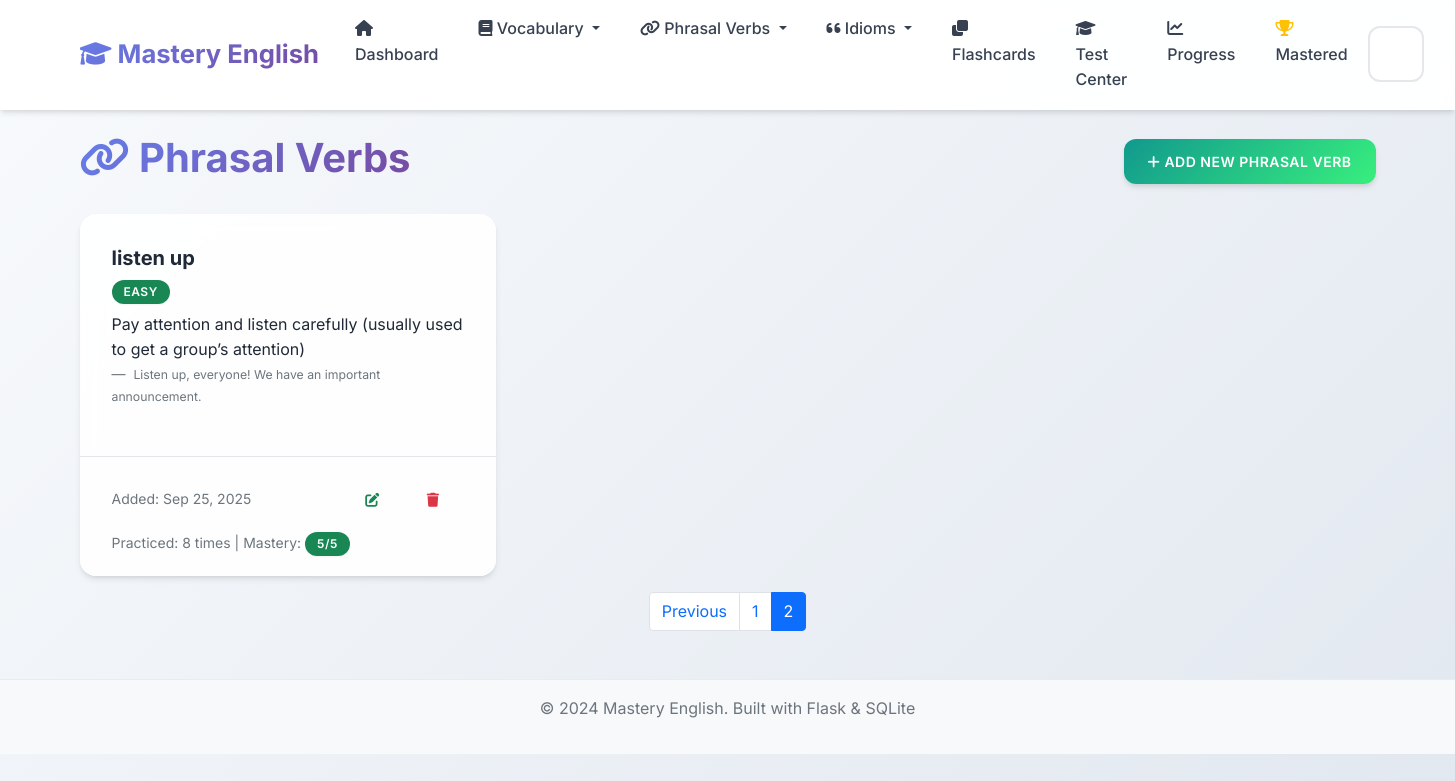
The app's page /phrasal-verbs?page=2, older data.
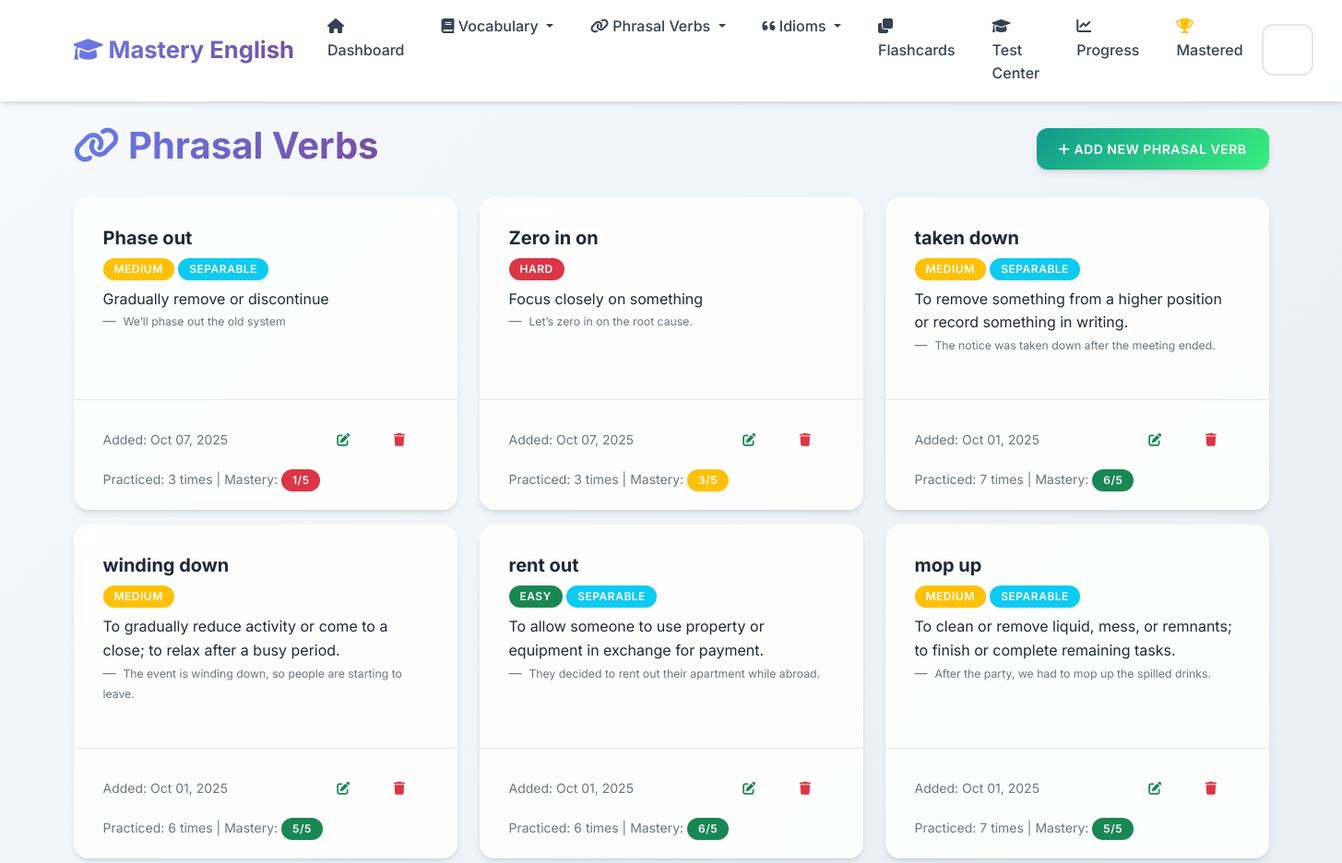
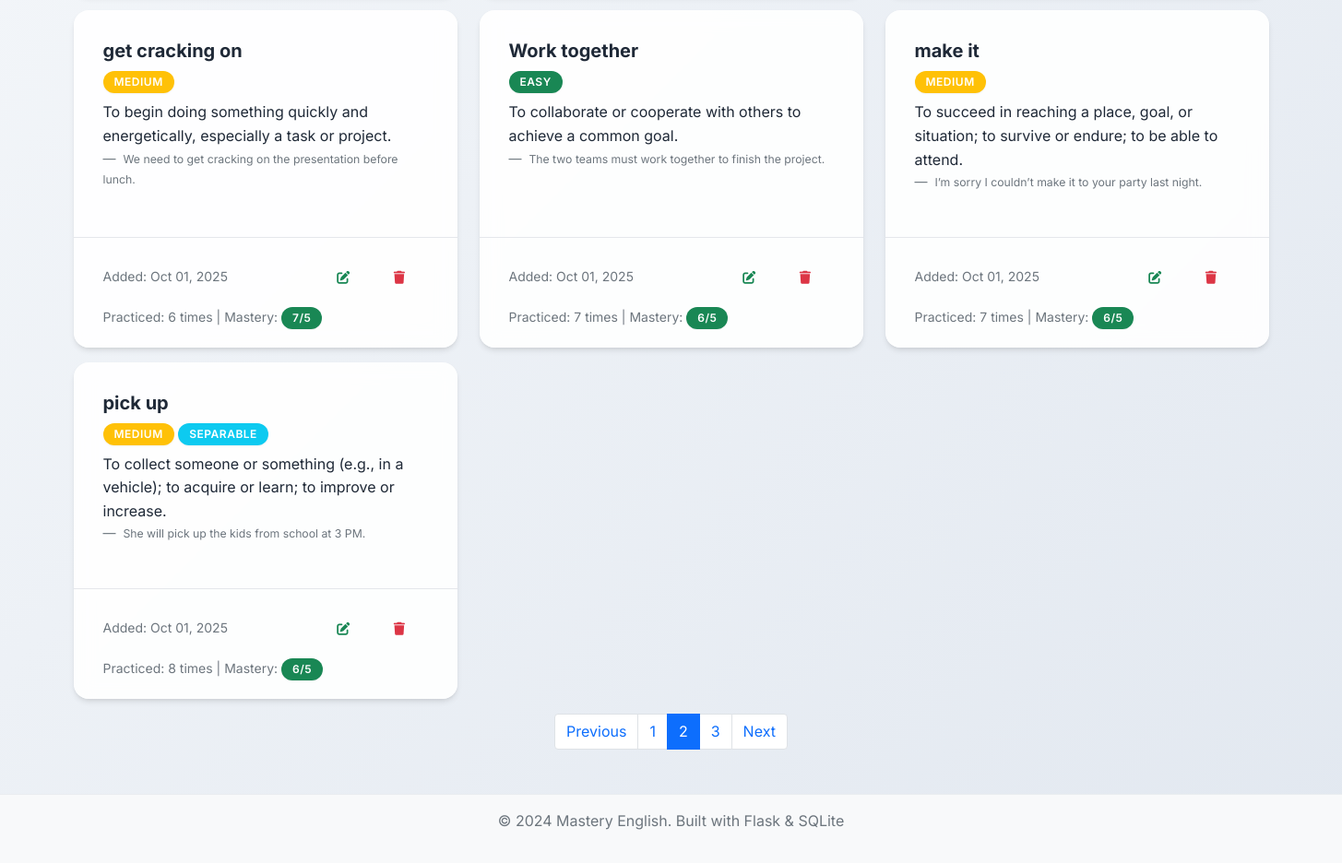
The same page, newer data (2 pictures, top to bottom).
### app.py (models this page shows, shortened)
class PhrasalVerb(db.Model):
    __tablename__ = 'phrasal_verbs'
    id = db.Column(db.Integer, primary_key=True)
    phrasal_verb = db.Column(db.String(100), nullable=False)
    meaning = db.Column(db.Text, nullable=False)
    example_sentence = db.Column(db.Text)
    separable = db.Column(db.Boolean, default=False)
    difficulty_level = db.Column(db.String(20), default='medium')
    date_added = db.Column(db.DateTime, default=datetime.utcnow)
    times_practiced = db.Column(db.Integer, default=0)
    last_practiced = db.Column(db.DateTime)
    mastery_level = db.Column(db.Integer, default=0)

### app.py (the view)
@app.route('/phrasal-verbs')
def phrasal_verbs_list():
    page = request.args.get('page', 1, type=int)
    phrasal_verbs = PhrasalVerb.query.order_by(PhrasalVerb.date_added.desc()).paginate(
        page=page, per_page=10, error_out=False)
    return render_template('phrasal_verbs_list.html', phrasal_verbs=phrasal_verbs)

### templates/phrasal_verbs_list.html (shortened to what the changed rows need)
{% extends "base.html" %}
{% block content %}
<div class="row">
    <div class="col-12">
        <div class="d-flex justify-content-between align-items-center mb-4">
            <h1>
                <i class="fas fa-link"></i> Phrasal Verbs
            </h1>
        </div>
    </div>
</div>
{% if phrasal_verbs.items %}
    <div class="row">
        {% for phrasal in phrasal_verbs.items %}
            <div class="col-md-6 col-lg-4 mb-3">
                <div class="card h-100">
                    <div class="card-body">
                        <h5 class="card-title">{{ phrasal.phrasal_verb }}</h5>
                        <span class="badge bg-{% if phrasal.difficulty_level == 'easy' %}success{% elif phrasal.difficulty_level == 'hard' %}danger{% else %}warning{% endif %} mb-2">
                            {{ phrasal.difficulty_level.title() }}
                        </span>
                        {% if phrasal.separable %}
                            <span class="badge bg-info mb-2">Separable</span>
                        {% endif %}
                        <p class="card-text">{{ phrasal.meaning }}</p>
                        {% if phrasal.example_sentence %}
                            <blockquote class="blockquote-footer">
                                <small>{{ phrasal.example_sentence }}</small>
                            </blockquote>
                        {% endif %}
                    </div>
                    <div class="card-footer bg-transparent">
                        <div class="d-flex justify-content-between align-items-center">
                            <small class="text-muted">
                                Added: {{ phrasal.date_added.strftime('%b %d, %Y') }}
                            </small>
                            <div class="btn-group" role="group">
                                <a href="{{ url_for('edit_phrasal_verb', id=phrasal.id) }}" class="btn btn-sm btn-outline-success">
                                    <i class="fas fa-edit"></i>
                                </a>
                                <button type="button" class="btn btn-sm btn-outline-danger" onclick="confirmDelete('{{ phrasal.phrasal_verb }}', '{{ url_for('delete_phrasal_verb', id=phrasal.id) }}')">
                                    <i class="fas fa-trash"></i>
                                </button>
                            </div>
                        </div>
                        {% if phrasal.times_practiced > 0 %}
                            <div class="mt-2">
                                <small class="text-muted">
                                    Practiced: {{ phrasal.times_practiced }} times
                                    | Mastery:
                                    <span class="badge bg-{% if phrasal.mastery_level >= 4 %}success{% elif phrasal.mastery_level >= 2 %}warning{% else %}danger{% endif %}">
                                        {{ phrasal.mastery_level }}/5
                                    </span>
                                </small>
                            </div>
                        {% endif %}
                    </div>
                </div>
            </div>
        {% endfor %}
    </div>
    {% if phrasal_verbs.pages > 1 %}
        <nav aria-label="Page navigation">
            <ul class="pagination justify-content-center">
                {% for page_num in phrasal_verbs.iter_pages() %}
                    {% if page_num %}
                        {% if page_num != phrasal_verbs.page %}
                            <li class="page-item">
                                <a class="page-link" href="{{ url_for('phrasal_verbs_list', page=page_num) }}">{{ page_num }}</a>
                            </li>
                        {% else %}
                            <li class="page-item active">
                                <span class="page-link">{{ page_num }}</span>
                            </li>
                        {% endif %}
                    {% else %}
                        <li class="page-item disabled">
                            <span class="page-link">...</span>
                        </li>
                    {% endif %}
                {% endfor %}
                {% if phrasal_verbs.has_next %}
                    <li class="page-item">
                        <a class="page-link" href="{{ url_for('phrasal_verbs_list', page=phrasal_verbs.next_num) }}">Next</a>
                    </li>
                {% endif %}
            </ul>
        </nav>
    {% endif %}
{% endif %}
{% endblock %}

Row changes from the older to the newer data that the page shows:
no longer on this page (row edited): PhrasalVerb: phrasal_verb "listen up", difficulty_level "EASY", meaning "Pay attention and listen carefully (usually used to get a group’s attention)", example_sentence "Listen up, everyone! We have an important announcement.", date_added "Sep 25, 2025", times_practiced "8", mastery_level "5"
added PhrasalVerb: phrasal_verb "Phase out", difficulty_level "MEDIUM", separable "SEPARABLE", meaning "Gradually remove or discontinue", example_sentence "We’ll phase out the old system", date_added "Oct 07, 2025", times_practiced "3", mastery_level "1"
added PhrasalVerb: phrasal_verb "Zero in on", difficulty_level "HARD", meaning "Focus closely on something", example_sentence "Let’s zero in on the root cause.", date_added "Oct 07, 2025", times_practiced "3", mastery_level "3"
now on this page (row edited): PhrasalVerb: phrasal_verb "taken down", difficulty_level "MEDIUM", separable "SEPARABLE", meaning "To remove something from a higher position or record something in writing.", example_sentence "The notice was taken down after the meeting ended.", date_added "Oct 01, 2025", times_practiced "7", mastery_level "6"
now on this page (row edited): PhrasalVerb: phrasal_verb "winding down", difficulty_level "MEDIUM", meaning "To gradually reduce activity or come to a close; to relax after a busy period.", example_sentence "The event is winding down, so people are starting to leave.", date_added "Oct 01, 2025", times_practiced "6", mastery_level "5"
now on this page (row edited): PhrasalVerb: phrasal_verb "rent out", difficulty_level "EASY", separable "SEPARABLE", meaning "To allow someone to use property or equipment in exchange for payment.", example_sentence "They decided to rent out their apartment while abroad.", date_added "Oct 01, 2025", times_practiced "6", mastery_level "6"
now on this page (row edited): PhrasalVerb: phrasal_verb "mop up", difficulty_level "MEDIUM", separable "SEPARABLE", meaning "To clean or remove liquid, mess, or remnants; to finish or complete remaining tasks.", example_sentence "After the party, we had to mop up the spilled drinks.", date_added "Oct 01, 2025", times_practiced "7", mastery_level "5"
now on this page (row edited): PhrasalVerb: phrasal_verb "get cracking on", difficulty_level "MEDIUM", meaning "To begin doing something quickly and energetically, especially a task or project.", example_sentence "We need to get cracking on the presentation before lunch.", date_added "Oct 01, 2025", times_practiced "6", mastery_level "7"
now on this page (row edited): PhrasalVerb: phrasal_verb "Work together", difficulty_level "EASY", meaning "To collaborate or cooperate with others to achieve a common goal.", example_sentence "The two teams must work together to finish the project.", date_added "Oct 01, 2025", times_practiced "7", mastery_level "6"
now on this page (row edited): PhrasalVerb: phrasal_verb "make it", difficulty_level "MEDIUM", meaning "To succeed in reaching a place, goal, or situation; to survive or endure; to be able to attend.", example_sentence "I’m sorry I couldn’t make it to your party last night.", date_added "Oct 01, 2025", times_practiced "7", mastery_level "6"
now on this page (row edited): PhrasalVerb: phrasal_verb "pick up", difficulty_level "MEDIUM", separable "SEPARABLE", meaning "To collect someone or something (e.g., in a vehicle); to acquire or learn; to improve or increase.", example_sentence "She will pick up the kids from school at 3 PM.", date_added "Oct 01, 2025", times_practiced "8", mastery_level "6"
Text that changed along with them:
new list line: "3"
text now shown: "Next"
